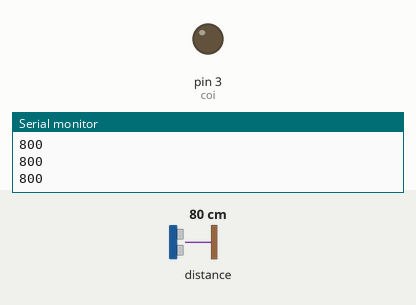
Simulated run of this sketch. Board: Arduino Uno, built with avr-gcc and run on an emulated ATmega328P. On the bench: output pins drawn as LEDs (lit = HIGH), the last lines printed to the serial monitor. Inputs (shaded band) come from the test bench; at power-on: distance to the obstacle 80 cm.

Above: at 1.2 s.
1.3 s: distance to the obstacle set to 55 cm
2.8 s: distance to the obstacle set to 46 cm
At 3.8 s:
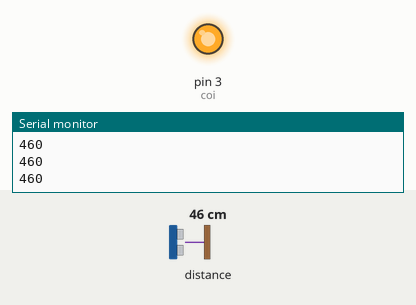
4.4 s: distance to the obstacle set to 60 cm
At 5.0 s:
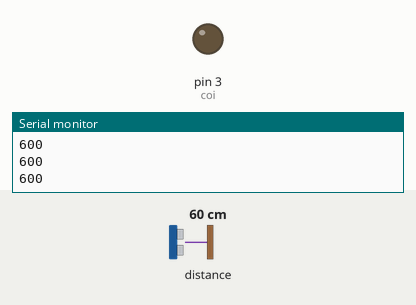
6.0 s: distance to the obstacle set to 2 cm
At 7.4 s:
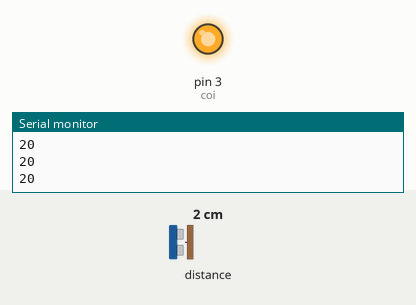
Timing chart, 0 to 8.6 s (numbered marks = the images above; inputs shaded):
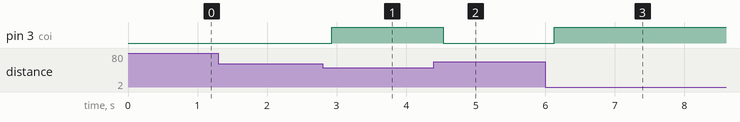

The sketch:

code.ino
```cpp
#include "Adafruit_VL53L0X.h"
Adafruit_VL53L0X lox = Adafruit_VL53L0X();
int coi = 3;
void setup() {
  Serial.begin(115200);
  pinMode(coi,OUTPUT);
  digitalWrite(coi,LOW);
  while (! Serial) {
    delay(1);
  }
  Serial.println("Adafruit VL53L0X test");
  if (!lox.begin()) {
    Serial.println(F("Failed to boot VL53L0X"));
    while(1);
  }
  Serial.println(F("VL53L0X API Simple Ranging example\n\n"));
}


void loop() {
  VL53L0X_RangingMeasurementData_t measure;
  lox.rangingTest(&measure, false); // pass in 'true' to get debug data printout!
  int a = measure.RangeMilliMeter;
  Serial.println(a);
  delay(100);
  if(a < 500)
  {
    digitalWrite(coi,HIGH);
  }
  else
  {
    digitalWrite(coi,LOW);
  }
}
```

Measured:
- the behaviour switches between 50 and 49 cm on distance to the obstacle (found by bisection; images 0 and 1)
- after the input at 2.8 s, pin 3 (coi): LOW → HIGH after 0.13 s
- after the input at 4.4 s, pin 3 (coi): HIGH → LOW after 0.13 s
- after the input at 6.0 s, pin 3 (coi): LOW → HIGH after 0.13 s
